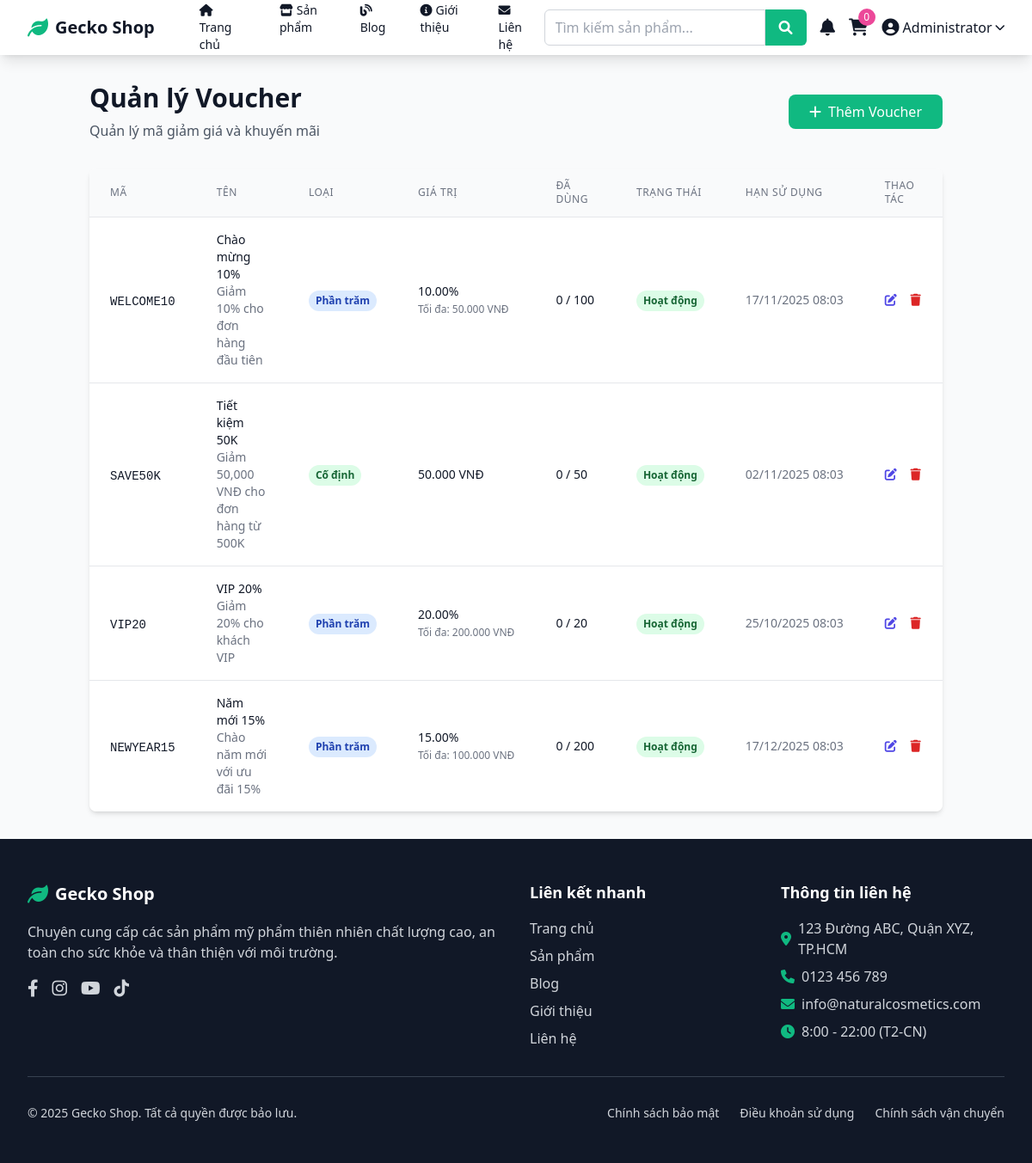
Screenshot of /admin/vouchers.php (signed in) with the database file from the repository.
### tables this page shows
CREATE TABLE vouchers (
    id INT PRIMARY KEY AUTO_INCREMENT,
    code VARCHAR(50) UNIQUE NOT NULL,
    name VARCHAR(200) NOT NULL,
    description TEXT,
    type ENUM('percentage', 'fixed') NOT NULL,
    value DECIMAL(10,2) NOT NULL,
    min_order_amount DECIMAL(10,2) DEFAULT 0,
    max_discount DECIMAL(10,2) NULL,
    usage_limit INT NULL,
    used_count INT DEFAULT 0,
    is_active BOOLEAN DEFAULT TRUE,
    starts_at TIMESTAMP NULL,
    expires_at TIMESTAMP NULL,
    created_at TIMESTAMP DEFAULT CURRENT_TIMESTAMP,
    updated_at TIMESTAMP DEFAULT CURRENT_TIMESTAMP ON UPDATE CURRENT_TIMESTAMP
);

### config/database.php (called while the page is built, shortened)
<?php
function formatPrice($price) {
    return number_format($price, 0, ',', '.') . ' VNĐ';
}
?>

### admin/vouchers.php (the view, shortened to what this page needs)
<?php
require_once '../config/database.php';
$vouchers = $pdo->query("
    SELECT v.*,
           COUNT(vu.id) as total_used,
           (v.used_count - COUNT(vu.id)) as remaining_usage
    FROM vouchers v
    LEFT JOIN voucher_usage vu ON v.id = vu.voucher_id
    GROUP BY v.id
    ORDER BY v.created_at DESC
")->fetchAll();
include '../includes/header.php';
?>
<div class="container mx-auto px-4 py-8">
    <div class="flex justify-between items-center mb-8">
        <div>
            <h1 class="text-3xl font-bold text-gray-900">Quản lý Voucher</h1>
            <p class="text-gray-600 mt-2">Quản lý mã giảm giá và khuyến mãi</p>
        </div>
        <button onclick="openAddModal()"
                class="bg-primary text-white px-6 py-2 rounded-lg hover:bg-primary-dark transition-colors">
            <i class="fas fa-plus mr-2"></i>Thêm Voucher
        </button>
    </div>
    <div class="bg-white rounded-lg shadow-md overflow-hidden">
        <div class="overflow-x-auto">
            <table class="min-w-full divide-y divide-gray-200">
                <thead class="bg-gray-50">
                    <tr>
                        <th class="px-6 py-3 text-left text-xs font-medium text-gray-500 uppercase tracking-wider">Mã</th>
                        <th class="px-6 py-3 text-left text-xs font-medium text-gray-500 uppercase tracking-wider">Tên</th>
                        <th class="px-6 py-3 text-left text-xs font-medium text-gray-500 uppercase tracking-wider">Loại</th>
                        <th class="px-6 py-3 text-left text-xs font-medium text-gray-500 uppercase tracking-wider">Giá trị</th>
                        <th class="px-6 py-3 text-left text-xs font-medium text-gray-500 uppercase tracking-wider">Đã dùng</th>
                        <th class="px-6 py-3 text-left text-xs font-medium text-gray-500 uppercase tracking-wider">Trạng thái</th>
                        <th class="px-6 py-3 text-left text-xs font-medium text-gray-500 uppercase tracking-wider">Hạn sử dụng</th>
                        <th class="px-6 py-3 text-left text-xs font-medium text-gray-500 uppercase tracking-wider">Thao tác</th>
                    </tr>
                </thead>
                <tbody class="bg-white divide-y divide-gray-200">
                    <?php foreach ($vouchers as $voucher): ?>
                    <tr>
                        <td class="px-6 py-4 whitespace-nowrap">
                            <span class="font-mono text-sm font-medium text-gray-900"><?php echo htmlspecialchars($voucher['code']); ?></span>
                        </td>
                        <td class="px-6 py-4">
                            <div class="text-sm font-medium text-gray-900"><?php echo htmlspecialchars($voucher['name']); ?></div>
                            <?php if ($voucher['description']): ?>
                            <div class="text-sm text-gray-500"><?php echo htmlspecialchars($voucher['description']); ?></div>
                            <?php endif; ?>
                        </td>
                        <td class="px-6 py-4 whitespace-nowrap">
                            <span class="inline-flex px-2 py-1 text-xs font-semibold rounded-full
                                <?php echo $voucher['type'] == 'percentage' ? 'bg-blue-100 text-blue-800' : 'bg-green-100 text-green-800'; ?>">
                                <?php echo $voucher['type'] == 'percentage' ? 'Phần trăm' : 'Cố định'; ?>
                            </span>
                        </td>
                        <td class="px-6 py-4 whitespace-nowrap text-sm text-gray-900">
                            <?php if ($voucher['type'] == 'percentage'): ?>
                                <?php echo $voucher['value']; ?>%
                                <?php if ($voucher['max_discount']): ?>
                                    <br><span class="text-xs text-gray-500">Tối đa: <?php echo formatPrice($voucher['max_discount']); ?></span>
                                <?php endif; ?>
                            <?php else: ?>
                                <?php echo formatPrice($voucher['value']); ?>
                            <?php endif; ?>
                        </td>
                        <td class="px-6 py-4 whitespace-nowrap text-sm text-gray-900">
                            <?php echo $voucher['total_used']; ?>
                            <?php if ($voucher['usage_limit']): ?>
                                / <?php echo $voucher['usage_limit']; ?>
                            <?php endif; ?>
                        </td>
                        <td class="px-6 py-4 whitespace-nowrap">
                            <form method="POST" class="inline">
                                <button type="submit" class="inline-flex px-2 py-1 text-xs font-semibold rounded-full
                                    <?php echo $voucher['is_active'] ? 'bg-green-100 text-green-800' : 'bg-red-100 text-red-800'; ?>">
                                    <?php echo $voucher['is_active'] ? 'Hoạt động' : 'Tạm dừng'; ?>
                                </button>
                            </form>
                        </td>
                        <td class="px-6 py-4 whitespace-nowrap text-sm text-gray-500">
                            <?php if ($voucher['expires_at']): ?>
                                <?php echo date('d/m/Y H:i', strtotime($voucher['expires_at'])); ?>
                            <?php else: ?>
                                Không giới hạn
                            <?php endif; ?>
                        </td>
                        <td class="px-6 py-4 whitespace-nowrap text-sm font-medium">
                            <button onclick="editVoucher(<?php echo htmlspecialchars(json_encode($voucher)); ?>)"
                                    class="text-indigo-600 hover:text-indigo-900 mr-3">
                                <i class="fas fa-edit"></i>
                            </button>
                            <button onclick="deleteVoucher(<?php echo $voucher['id']; ?>)"
                                    class="text-red-600 hover:text-red-900">
                                <i class="fas fa-trash"></i>
                            </button>
                        </td>
                    </tr>
                    <?php endforeach; ?>
                </tbody>
            </table>
        </div>
    </div>
</div>
<?php include '../includes/footer.php'; ?>

### rows the page displays
vouchers: code "WELCOME10", name "Chào mừng 10%", description "Giảm 10% cho đơn hàng đầu tiên", type "Phần trăm", value "10.00", max_discount "50.000 VNĐ", total_used "0", usage_limit "100", is_active "Hoạt động", expires_at "17/11/2025 08:03"
vouchers: code "SAVE50K", name "Tiết kiệm 50K", description "Giảm 50,000 VNĐ cho đơn hàng từ 500K", type "Cố định", value "50.000 VNĐ", total_used "0", usage_limit "50", is_active "Hoạt động", expires_at "02/11/2025 08:03"
vouchers: code "VIP20", name "VIP 20%", description "Giảm 20% cho khách VIP", type "Phần trăm", value "20.00", max_discount "200.000 VNĐ", total_used "0", usage_limit "20", is_active "Hoạt động", expires_at "25/10/2025 08:03"
vouchers: code "NEWYEAR15", name "Năm mới 15%", description "Chào năm mới với ưu đãi 15%", type "Phần trăm", value "15.00", max_discount "100.000 VNĐ", total_used "0", usage_limit "200", is_active "Hoạt động", expires_at "17/12/2025 08:03"

### other values shown
SITE_NAME "Gecko Shop"
$_SESSION['user_name'] "Administrator"
